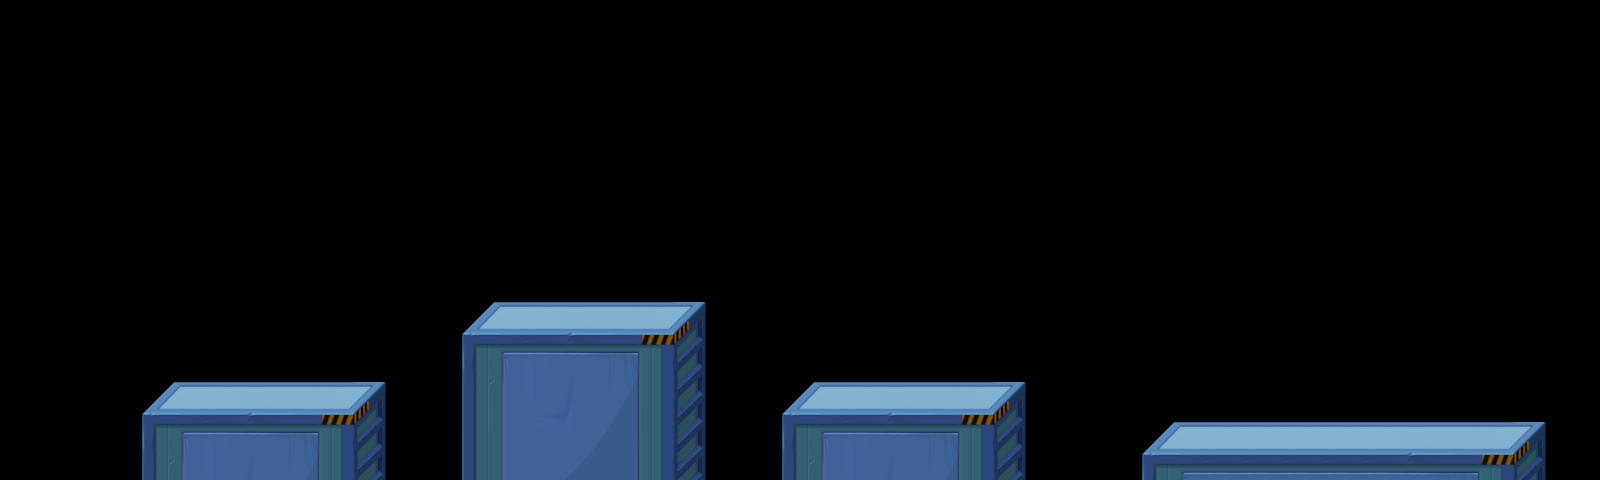

The image is a tile-based game level rendered from a .tmx file. Its description and source (layers, tilesets, objects; grid data summarised) follow:
An orthogonal 40x12 tile map with 40x40 px tiles, 1 tile layer (show2), 1 hidden layer not drawn and 14 objects.

<map version="1.0" orientation="orthogonal" width="40" height="12" tilewidth="40" tileheight="40">
 <tileset firstgid="1" name="main" tilewidth="40" tileheight="40">
  <image source="main.png" width="280" height="240" />
 </tileset>
 <layer name="show2" width="40" height="12">
  <data>[480 cells, 99 non-empty, 35 distinct tile ids]</data>
 </layer>
 <layer name="show1" width="40" height="12" visible="0">
  <data>[480 cells, 0 non-empty, 0 distinct tile ids]</data>
 </layer>
 <objectgroup name="collision" width="40" height="12">
  <object x="160" y="400" width="200" height="80" />
  <object x="480" y="320" width="200" height="160" />
  <object x="800" y="400" width="200" height="80" />
  <object x="1160" y="440" width="360" height="40" />
 </objectgroup>
 <objectgroup name="items" width="40" height="12">
  <object x="280" y="200" />
  <object x="280" y="280" />
  <object x="240" y="240" />
  <object x="320" y="240" />
  <object x="920" y="240" />
  <object x="920" y="160" />
  <object x="880" y="200" />
  <object x="960" y="200" />
 </objectgroup>
 <objectgroup name="enemy" width="40" height="12">
  <object x="600" y="160" />
 </objectgroup>
 <objectgroup name="up" width="40" height="12">
  <object x="1320" y="280" />
 </objectgroup>
</map>